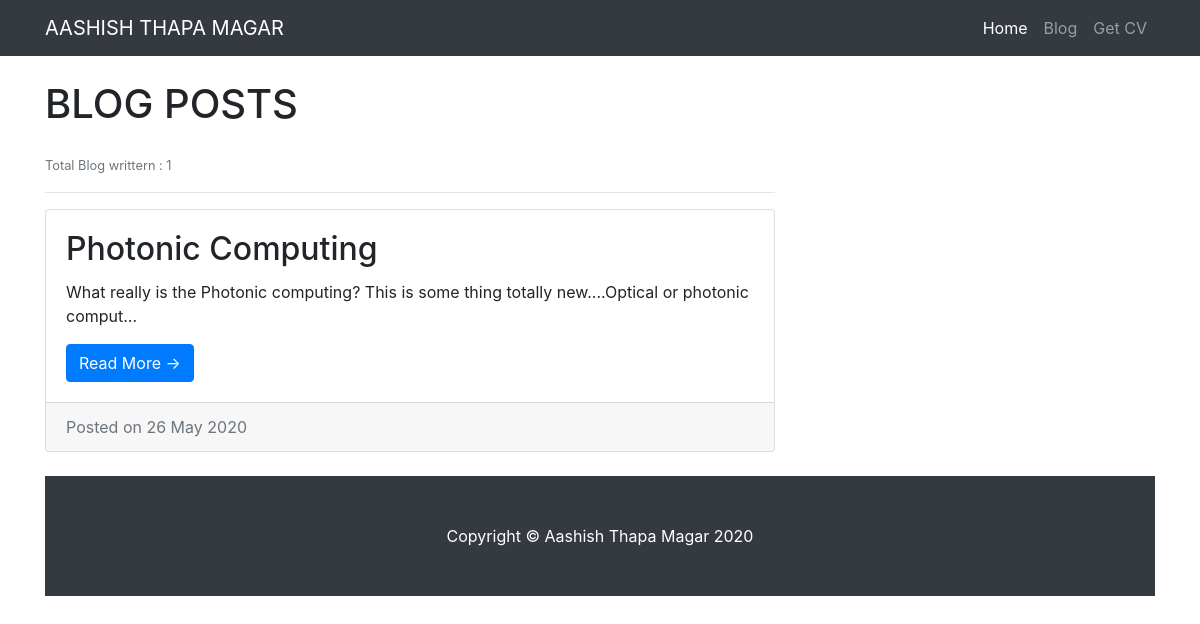
Screenshot of /blog/ with the database file from the repository.
### blog/models.py (models this page shows, shortened)
class Blog(models.Model):
    title = models.CharField(max_length=100)
    date = models.DateTimeField(auto_now=False)
    description = models.TextField()
    image = models.ImageField(blank=True)

### blog/views.py (the view)
# urls.py: path('', views.allblog ,name = 'blog'),
def allblog(request):
    blogs = Blog.objects.order_by('-date')[:6]
    return render(request,'blog/allblog.html',{'blogs':blogs})

### blog/templates/blog/allblog.html (shortened to what this page needs)
{% extends 'portfolio/main.html' %}
{% block content %}
    <div class="row">
      <div class="col-md-8">
        <h1 class="my-4 text-uppercase">Blog Posts</h1>
        <small class="text-muted">Total Blog{{blogs.count | pluralize}} writtern : {{ blogs.count}}</small>
        <hr class="border-2">
         {% for blog in blogs %}
        <div class="card mb-4">
            <div class="card-body">
            <h2 class="card-title">{{ blog.title }}</h2>
            <p class="card-text">{{blog.description|truncatechars:100}}</p>
            <a href="{% url 'blog:detail' blog.id%}" class="btn btn-primary">Read More &rarr;</a>
          </div>
          <div class="card-footer text-muted">
            Posted on {{ blog.date | date:'d M Y' }}
          </div>
        </div>
    {% endfor %}
    </div>
{% endblock %}

### portfolio/static/portfolio/css/style.css (style rules this page uses)
body { padding-top: 56px; }

### rows the page displays
Blog: title "Photonic Computing", description "What really is the Photonic computing? This is some thing totally new....Optical or photonic comput…", date "26 May 2020"

### other values shown
{{ blogs.count }} "1"
